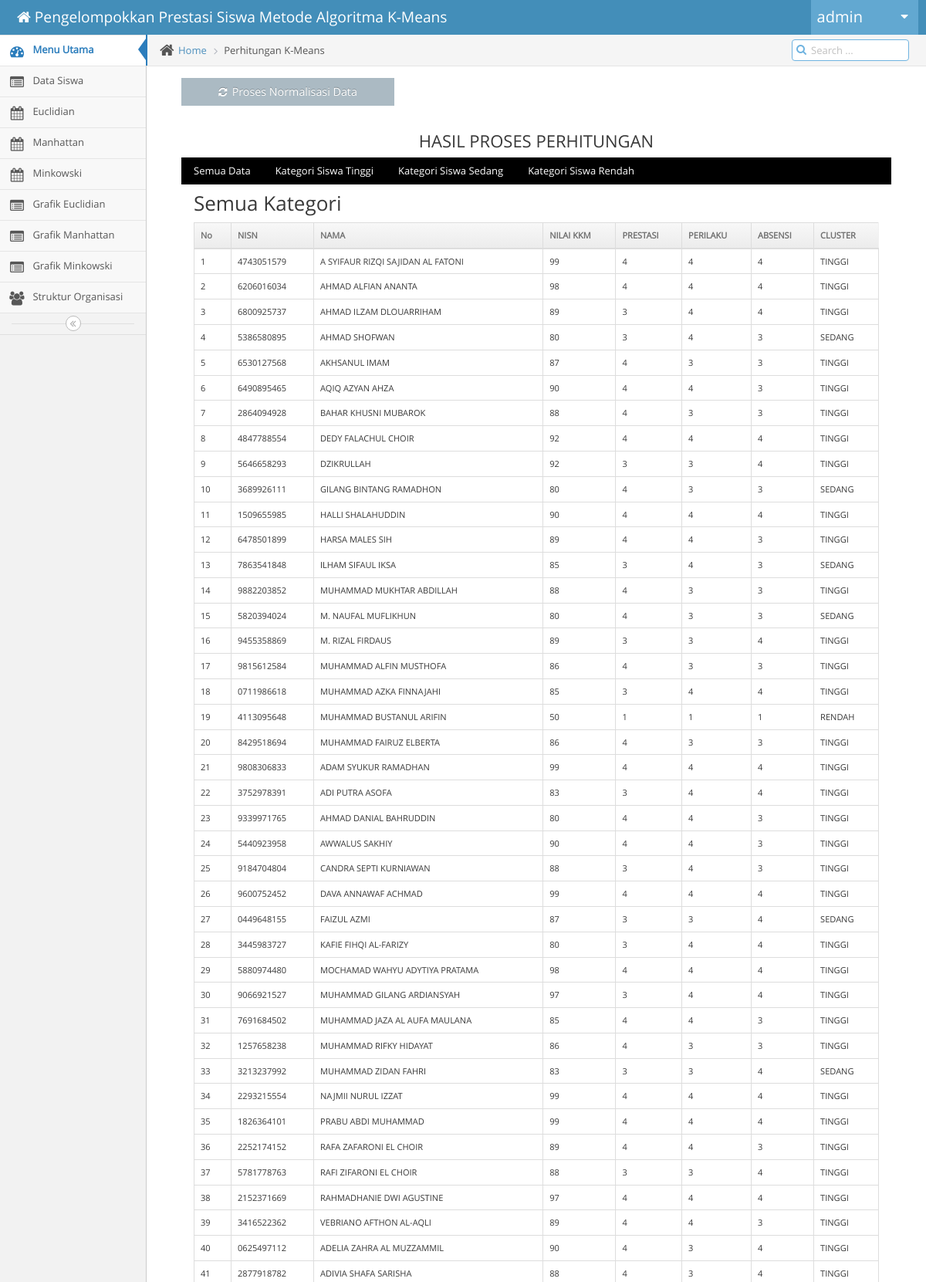
Screenshot of /dashboard.php?hal=perhitungan_minkowski (signed in, upper part) with the database file from the repository.
### tables this page shows
CREATE TABLE `nilai_siswa_minkowski` (
  `ID_NILAI` int(10) NOT NULL AUTO_INCREMENT,
  `ID_ADMIN` int(11) NOT NULL,
  `NISN` varchar(20) NOT NULL,
  `NAMA` varchar(50) NOT NULL,
  `NILAI` float NOT NULL,
  `NILAI_NORMALISASI` varchar(20) NOT NULL,
  `PRESTASI_NONAKADEMIK` float NOT NULL,
  `PRESTASI_NONAKADEMIK_NORMALISASI` varchar(20) NOT NULL,
  `PERILAKU` float NOT NULL,
  `PERILAKU_NORMALISASI` varchar(20) NOT NULL,
  `ABSENSI` float NOT NULL,
  `ABSENSI_NORMALISASI` varchar(20) NOT NULL,
  `CLUSTER` varchar(60) NOT NULL,
  PRIMARY KEY (`ID_NILAI`),
  KEY `ID_ADMIN` (`ID_ADMIN`) USING BTREE,
  CONSTRAINT `nilai_siswa_ibfk_1_copy_copy` FOREIGN KEY (`ID_ADMIN`) REFERENCES `admin` (`id_admin`)
);

### perhitungan_minkowski.php (the view, shortened to what this page needs)
<?php if (@$_GET['action'] === 'hitung_ulang'): ?>
	<?php
		$query_total_data = "SELECT COUNT(*) as 'SIZE' FROM nilai_siswa_minkowski";
		$resultat_total_data = $bdd->query($query_total_data) or die(print_r($bdd->errorInfo()));
		$n_iterasi = 20;
		$n_data = $resultat_total_data->fetch()['SIZE'];
		$n_cluster = 3;
		$old_iterasi = array();
		for ($i=0; $i < $n_iterasi; $i++) {
	?>
			<div class="page-header">
				<h1>
					<small>
						Iterasi ke
						<i class="ace-icon fa fa-angle-double-right"></i>
						<?php echo ($i+1) ?>
					</small>
				</h1>
			</div>
			<div style="margin: 15px 45px;">
	<?php
			$centroid = array();
			if ($i == 0) {
				$query = "SELECT * FROM nilai_siswa_minkowski";
				$resultat = $bdd->query($query) or die(print_r($bdd->errorInfo()));
				$index_centroid = 1;
	?>
				<div class="page-header">
					<small>
						Centroid Awal
					</small>
				</div>
				<table class = "table table-bordered small">
				<tr bgcolor="#578CA9">
				<th>CLUSTER</th>
				<th>NILAI</th>
				<th>PRESTASI</th>
				<th>PERILAKU</th>
				<th>ABSENSI</th>
			</tr>
	<?php
				$cluster_ = 1;
				while ($row = $resultat->fetch()) {
					if ($index_centroid == 35 or $index_centroid == 90 or $index_centroid == 262) {
						array_push($centroid, $row);
	?>
						<tr bgcolor="#e0ebeb">
							<th><?php echo 'CLUSTER '.$cluster_++; ?></th>
							<th><?php echo $row['NILAI_NORMALISASI'] ?></th>
							<th><?php echo $row['PRESTASI_NONAKADEMIK_NORMALISASI'] ?></th>
							<th><?php echo $row['PERILAKU_NORMALISASI'] ?></th>
							<th><?php echo $row['ABSENSI_NORMALISASI'] ?></th>
						</tr>
	<?php
					}
					$index_centroid++;
				}
	?>
				</table>
	<?php
			}else{
	?>
				<div class="page-header">
					<small>
						Centroid Baru
					</small>
				</div>
				<table class = "table table-bordered small">
				<tr bgcolor="#578CA9">
				<th>CLUSTER</th>
				<th>NILAI</th>
				<th>PRESTASI</th>
				<th>PERILAKU</th>
				<th>ABSENSI</th>
			</tr>
	<?php
				for ($j=0; $j < $n_cluster; $j++) {
					$query_centroid = "SELECT AVG(NILAI_NORMALISASI) as 'NILAI_NORMALISASI', AVG(PRESTASI_NONAKADEMIK_NORMALISASI) as 'PRESTASI_NONAKADEMIK_NORMALISASI', AVG(PERILAKU_NORMALISASI) as 'PERILAKU_NORMALISASI', AVG(ABSENSI_NORMALISASI) as 'ABSENSI_NORMALISASI' FROM nilai_siswa_minkowski WHERE CLUSTER = 'CLUSTER-".($j+1)."'";
					$resultat_centroid = $bdd->query($query_centroid) or die(print_r($bdd->errorInfo()));
					while ($row_centroid = $resultat_centroid->fetch()) {
						array_push($centroid, $row_centroid);
						$update_nilai = $row_centroid['NILAI_NORMALISASI'] ?? 0;
						$update_ext = $row_centroid['PRESTASI_NONAKADEMIK_NORMALISASI'] ?? 0;
						$update_perilaku = $row_centroid['PERILAKU_NORMALISASI'] ?? 0;
						$update_absensi = $row_centroid['ABSENSI_NORMALISASI'] ?? 0;
						$query_update = "UPDATE `centroid_minkowski` SET `NILAI`= $update_nilai,`PRESTASI_NONAKADEMIK`= $update_ext, `PERILAKU`= $update_perilaku,`ABSENSI`= $update_absensi WHERE `ID_CENTROID` = $j";
						$bdd->query($query_update) or die(print_r($bdd->errorInfo()));
	?>
						<tr bgcolor="#e0ebeb">
							<th><?php echo 'CLUSTER '.($j+1); ?></th>
							<th><?php echo $row_centroid['NILAI_NORMALISASI'] ?></th>
							<th><?php echo $row_centroid['PRESTASI_NONAKADEMIK_NORMALISASI'] ?></th>
							<th><?php echo $row_centroid['PERILAKU_NORMALISASI'] ?></th>
							<th><?php echo $row_centroid['ABSENSI_NORMALISASI'] ?></th>
						</tr>
	<?php
					}
				}
	?>
			</table>
	<?php
			}
			$query = "SELECT * FROM nilai_siswa_minkowski";
			$resultat = $bdd->query($query) or die(print_r($bdd->errorInfo()));
	?>
			<div class="page-header">
				<small>
					Hasil Cluster
				</small>
			</div>
			<table class = "table table-bordered small datatablesku">
				<thead>
					<tr bgcolor="#578CA9">
						<th>No</th>
						<th>NISN</th>
						<th>NAMA</th>
						<th>NILAI</th>
						<th>PRESTASI</th>
						<th>PERILAKU</th>
						<th>ABSENSI</th>
						<th>CLUSTER 1</th>
						<th>CLUSTER 2</th>
						<th>CLUSTER 3</th>
						<th>CLUSTER</th>
					</tr>
				</thead>
			<tbody>
			<?php
				$no = 1;
				while ($row = $resultat->fetch()) {
					$temp_cluster = array();
					for ($j=0; $j < $n_cluster; $j++) {
						$nilai_normal = pow(abs($row['NILAI_NORMALISASI']-@$centroid[$j]['NILAI_NORMALISASI']),1);
						$nilai_ekstra = pow(abs($row['PRESTASI_NONAKADEMIK_NORMALISASI']-@$centroid[$j]['PRESTASI_NONAKADEMIK_NORMALISASI']),1);
						$nilai_perilaku = pow(abs($row['PERILAKU_NORMALISASI']-@$centroid[$j]['PERILAKU_NORMALISASI']),1);
						$nilai_absen = pow(abs($row['ABSENSI_NORMALISASI']-@$centroid[$j]['ABSENSI_NORMALISASI']),1);
						$nilai_cluster = pow(($nilai_normal + $nilai_ekstra + $nilai_perilaku + $nilai_absen),1);
						$temp_cluster['CLUSTER-'.($j+1)] = $nilai_cluster;
					}
					$my_cluster = array($temp_cluster['CLUSTER-1'], $temp_cluster['CLUSTER-2'], $temp_cluster['CLUSTER-3']);
					sort($my_cluster);
					$cluster = '';
					foreach ($temp_cluster as $key => $value) {
						if ($value == $my_cluster[0]) {
							$cluster = $key;
							break;
						}
					}
		?>
					<tr bgcolor="#e0ebeb">
						<th><?php echo $no++; ?></th>
						<th><?php echo $row['NISN'] ?></th>
						<th><?php echo $row['NAMA'] ?></th>
						<th><?php echo $row['NILAI_NORMALISASI'] ?></th>
						<th><?php echo $row['PRESTASI_NONAKADEMIK_NORMALISASI'] ?></th>
						<th><?php echo $row['PERILAKU_NORMALISASI'] ?></th>
						<th><?php echo $row['ABSENSI_NORMALISASI'] ?></th>
						<th><?php echo $temp_cluster['CLUSTER-1'] ?></th>
						<th><?php echo $temp_cluster['CLUSTER-2'] ?></th>
						<th><?php echo $temp_cluster['CLUSTER-3'] ?></th>
						<th><?php echo $cluster ?></th>
					</tr>
		<?php
					$id_nilai =  $row['ID_NILAI'];
					$query_update = "UPDATE `nilai_siswa_minkowski`  SET `CLUSTER`= '$cluster' WHERE `ID_NILAI` = $id_nilai";
					$bdd->query($query_update) or die(print_r($bdd->errorInfo()));
				}
		?>
			</tbody>
		</table>
	<?php
			if ($i <= 0) {
				for ($k=0; $k < $n_cluster; $k++) {
					$query_old_iterasi = "SELECT `ID_NILAI`, `CLUSTER` FROM `nilai_siswa_minkowski` WHERE `CLUSTER` = 'CLUSTER-".($k+1)."'";
					$resultat_old_iterasi = $bdd->query($query_old_iterasi) or die(print_r($bdd->errorInfo()));
					while ($row = $resultat_old_iterasi->fetch()) {
						$old_iterasi[$row['ID_NILAI']] = $row['CLUSTER'];
					}
				}
			}else{
				$check = true;
				for ($k=0; $k < $n_cluster; $k++) {
					$query_old_iterasi = "SELECT `ID_NILAI`, `CLUSTER` FROM `nilai_siswa_minkowski` WHERE `CLUSTER` = 'CLUSTER-".($k+1)."'";
					$resultat_old_iterasi = $bdd->query($query_old_iterasi) or die(print_r($bdd->errorInfo()));
					while ($row = $resultat_old_iterasi->fetch()) {
						if($old_iterasi[$row['ID_NILAI']] != $row['CLUSTER']){
							$check = false;
							$k = $k + $n_cluster+1;
							break;
						}
					}
				}
				if ($check == true) {
					$i = $n_iterasi+1;
				}else{
					$old_iterasi = array();
					for ($k=0; $k < $n_cluster; $k++) {
					$query_old_iterasi = "SELECT `ID_NILAI`, `CLUSTER` FROM `nilai_siswa_minkowski` WHERE `CLUSTER` = 'CLUSTER-".($k+1)."'";
					$resultat_old_iterasi = $bdd->query($query_old_iterasi) or die(print_r($bdd->errorInfo()));
					while ($row = $resultat_old_iterasi->fetch()) {
						$old_iterasi[$row['ID_NILAI']] = $row['CLUSTER'];
					}
				}
			}
		}
	?>
			</div>
	<?php
		}
	?>
	<div class="page-header">
		<center><large>
					Centroid Terakhir
					</large></center>
				</div>
				<div class="container">
				<table class = "table table-bordered small">
				<tr bgcolor="#578CA9">
				<th>CLUSTER</th>
				<th>NILAI</th>
				<th>PRESTASI</th>
				<th>PERILAKU</th>
				<th>ABSENSI</th>
			</tr>
	<?php
				for ($j=0; $j < $n_cluster; $j++) {
					$query_centroid = "SELECT AVG(NILAI_NORMALISASI) as 'NILAI_NORMALISASI', AVG(PRESTASI_NONAKADEMIK_NORMALISASI) as 'PRESTASI_NONAKADEMIK_NORMALISASI', AVG(PERILAKU_NORMALISASI) as 'PERILAKU_NORMALISASI', AVG(ABSENSI_NORMALISASI) as 'ABSENSI_NORMALISASI' FROM nilai_siswa_minkowski WHERE CLUSTER = 'CLUSTER-".($j+1)."'";
					$resultat_centroid = $bdd->query($query_centroid) or die(print_r($bdd->errorInfo()));
					while ($row_centroid = $resultat_centroid->fetch()) {
						array_push($centroid, $row_centroid);
						$update_nilai = $row_centroid['NILAI_NORMALISASI'];
						$update_ext = $row_centroid['PRESTASI_NONAKADEMIK_NORMALISASI'];
						$update_perilaku = $row_centroid['PERILAKU_NORMALISASI'];
						$update_absensi = $row_centroid['ABSENSI_NORMALISASI'];
						$query_update = "UPDATE `centroid_minkowski` SET `NILAI`= $update_nilai,`PRESTASI_NONAKADEMIK`= $update_ext, `PERILAKU`= $update_perilaku,`ABSENSI`= $update_absensi WHERE `ID_CENTROID` = $j";
						$bdd->query($query_update) or die(print_r($bdd->errorInfo()));
	?>
						<tr bgcolor="#e0ebeb">
							<th><?php echo 'CLUSTER '.($j+1); ?></th>
							<th><?php echo $row_centroid['NILAI_NORMALISASI'] ?></th>
							<th><?php echo $row_centroid['PRESTASI_NONAKADEMIK_NORMALISASI'] ?></th>
							<th><?php echo $row_centroid['PERILAKU_NORMALISASI'] ?></th>
							<th><?php echo $row_centroid['ABSENSI_NORMALISASI'] ?></th>
						</tr>
	<?php
					}
				}
	?>
			</table>
</div>
<?php else: ?>
	<div class="main-content-inner">
		<div class="breadcrumbs ace-save-state" id="breadcrumbs">
			<ul class="breadcrumb">
				<li>
					<i class="ace-icon fa fa-home home-icon"></i>
					<a href="index.html">Home</a>
				</li>
				<li class="active">Perhitungan K-Means</li>
			</ul>
			<div class="nav-search" id="nav-search">
				<form class="form-search">
					<span class="input-icon">
						<input placeholder="Search ..." class="nav-search-input" id="nav-search-input" autocomplete="off" type="text">
						<i class="ace-icon fa fa-search nav-search-icon"></i>
					</span>
				</form>
			</div>
		</div>
		<div style="margin: 15px 45px;">
			<a href="?hal=normalisasi_minkowski&action=normalisasi_data">
				<button style="margin-bottom: 20px;" class="width-30 pull-left btn btn-sm">
					<i class="ace-icon fa fa-refresh"></i>
					<span class="bigger-110">Proses Normalisasi Data</span>
				</button>
			</a>
			<br><br><br>
			<h3><center>HASIL PROSES PERHITUNGAN</center></h3>
			<div class="w3-bar w3-black">
			  <button class="w3-bar-item w3-button" onclick="openCity('Semua')">Semua Data</button>
			  <button class="w3-bar-item w3-button" onclick="openCity('Tinggi')">Kategori Siswa Tinggi</button>
			  <button class="w3-bar-item w3-button" onclick="openCity('Sedang')">Kategori Siswa Sedang</button>
			  <button class="w3-bar-item w3-button" onclick="openCity('Rendah')">Kategori Siswa Rendah</button>
			</div>
			<div id="Semua" class="w3-container city">
			  	<h2>Semua Kategori</h2>
				<table class="table table-bordered small datatablesku">
					<thead>
						<tr bgcolor="#e0ebeb">
							<th>No</th>
							<th>NISN</th>
							<th>NAMA</th>
							<th>NILAI KKM</th>
							<th>PRESTASI</th>
							<th>PERILAKU</th>
							<th>ABSENSI</th>
							<th>CLUSTER</th>
						</tr>
					</thead>
					<tbody>
						<?php
							$query = "SELECT * FROM nilai_siswa_minkowski";
							$resultat = $bdd->query($query) or die(print_r($bdd->errorInfo()));
							$bantu = 1;
							while ($row = $resultat->fetch()) {
								echo "<tr>";
									echo "<td>$bantu</td>";
									echo "<td>".$row['NISN']."</td>";
									echo "<td>".$row['NAMA']."</td>";
									echo "<td>".$row['NILAI']."</td>";
									echo "<td>".$row['PRESTASI_NONAKADEMIK']."</td>";
									echo "<td>".$row['PERILAKU']."</td>";
									echo "<td>".$row['ABSENSI']."</td>";
									echo "<td>";
									if ($row['CLUSTER'] == 'CLUSTER-1') {
										echo "TINGGI";
									}else if ($row['CLUSTER'] == 'CLUSTER-2') {
										echo "SEDANG";
									}else if ($row['CLUSTER'] == 'CLUSTER-3') {
										echo "RENDAH";
									}
									echo "</td>";
									$bantu++;
								echo "</tr>";
							}
						?>
					</tbody>
				</table>
			</div>
		</div>
	</div>
</div>
<?php endif ?>

### assets/css/w3.css (style rules this page uses)
*,*:before,*:after { box-sizing:inherit }
html { -ms-text-size-adjust:100%;-webkit-text-size-adjust:100% }
body { margin:0 }
a { background-color:transparent }
button,input,select,textarea,optgroup { font:inherit;margin:0 }
button,input { overflow:visible }
button,select { text-transform:none }
button,[type=button],[type=reset],[type=submit] { -webkit-appearance:button }
html,body { font-family:Verdana,sans-serif;font-size:15px;line-height:1.5 }
html { overflow-x:hidden }
h2 { font-size:30px }
h3 { font-size:24px }
h1,h2,h3,h4,h5,h6 { font-family:"Segoe UI",Arial,sans-serif;font-weight:400;margin:10px 0 }
a { color:inherit }
.w3-btn,.w3-button { border:none;display:inline-block;padding:8px 16px;vertical-align:middle;overflow:hidden;text-decoration:none;color:inherit;background-color:inherit;text-align:center;cursor:pointer;white-space:nowrap }
.w3-btn,.w3-button { -webkit-touch-callout:none;-webkit-user-select:none;-khtml-user-select:none;-moz-user-select:none;-ms-user-select:none;user-select:none }
.w3-bar { width:100%;overflow:hidden }
.w3-bar .w3-bar-item { padding:8px 16px;float:left;width:auto;border:none;display:block;outline:0 }
.w3-bar .w3-button { white-space:normal }
.w3-container:after,.w3-container:before,.w3-panel:after,.w3-panel:before,.w3-row:after,.w3-row:before,.w3-row-padding:after,.w3-row-padding:before, .w3-cell-row:before,.w3-cell-row:after,.w3-clear:after,.w3-clear:before,.w3-bar:before,.w3-bar:after { content:"";display:table;clear:both }
.w3-container,.w3-panel { padding:0.01em 16px }
.w3-black,.w3-hover-black:hover { color:#fff!important;background-color:#000!important }

### rows the page displays
nilai_siswa_minkowski: NISN "4743051579", NAMA "A SYIFAUR RIZQI SAJIDAN AL FATONI", NILAI "99", PRESTASI_NONAKADEMIK "4", PERILAKU "4", ABSENSI "4", CLUSTER "TINGGI"
nilai_siswa_minkowski: NISN "6206016034", NAMA "AHMAD ALFIAN ANANTA", NILAI "98", PRESTASI_NONAKADEMIK "4", PERILAKU "4", ABSENSI "4", CLUSTER "TINGGI"
nilai_siswa_minkowski: NISN "6800925737", NAMA "AHMAD ILZAM DLOUARRIHAM", NILAI "89", PRESTASI_NONAKADEMIK "3", PERILAKU "4", ABSENSI "4", CLUSTER "TINGGI"
nilai_siswa_minkowski: NISN "5386580895", NAMA "AHMAD SHOFWAN", NILAI "80", PRESTASI_NONAKADEMIK "3", PERILAKU "4", ABSENSI "3", CLUSTER "SEDANG"
nilai_siswa_minkowski: NISN "6530127568", NAMA "AKHSANUL IMAM", NILAI "87", PRESTASI_NONAKADEMIK "4", PERILAKU "3", ABSENSI "3", CLUSTER "TINGGI"
nilai_siswa_minkowski: NISN "6490895465", NAMA "AQIQ AZYAN AHZA", NILAI "90", PRESTASI_NONAKADEMIK "4", PERILAKU "4", ABSENSI "3", CLUSTER "TINGGI"
nilai_siswa_minkowski: NISN "2864094928", NAMA "BAHAR KHUSNI MUBAROK", NILAI "88", PRESTASI_NONAKADEMIK "4", PERILAKU "3", ABSENSI "3", CLUSTER "TINGGI"
nilai_siswa_minkowski: NISN "4847788554", NAMA "DEDY FALACHUL CHOIR", NILAI "92", PRESTASI_NONAKADEMIK "4", PERILAKU "4", ABSENSI "4", CLUSTER "TINGGI"
nilai_siswa_minkowski: NISN "5646658293", NAMA "DZIKRULLAH", NILAI "92", PRESTASI_NONAKADEMIK "3", PERILAKU "3", ABSENSI "4", CLUSTER "TINGGI"
nilai_siswa_minkowski: NISN "3689926111", NAMA "GILANG BINTANG RAMADHON", NILAI "80", PRESTASI_NONAKADEMIK "4", PERILAKU "3", ABSENSI "3", CLUSTER "SEDANG"
nilai_siswa_minkowski: NISN "1509655985", NAMA "HALLI SHALAHUDDIN", NILAI "90", PRESTASI_NONAKADEMIK "4", PERILAKU "4", ABSENSI "4", CLUSTER "TINGGI"
nilai_siswa_minkowski: NISN "6478501899", NAMA "HARSA MALES SIH", NILAI "89", PRESTASI_NONAKADEMIK "4", PERILAKU "4", ABSENSI "3", CLUSTER "TINGGI"
nilai_siswa_minkowski: NISN "7863541848", NAMA "ILHAM SIFAUL IKSA", NILAI "85", PRESTASI_NONAKADEMIK "3", PERILAKU "4", ABSENSI "3", CLUSTER "SEDANG"
nilai_siswa_minkowski: NISN "9882203852", NAMA "MUHAMMAD MUKHTAR ABDILLAH", NILAI "88", PRESTASI_NONAKADEMIK "4", PERILAKU "3", ABSENSI "3", CLUSTER "TINGGI"
nilai_siswa_minkowski: NISN "5820394024", NAMA "M. NAUFAL MUFLIKHUN", NILAI "80", PRESTASI_NONAKADEMIK "4", PERILAKU "3", ABSENSI "3", CLUSTER "SEDANG"
nilai_siswa_minkowski: NISN "9455358869", NAMA "M. RIZAL FIRDAUS", NILAI "89", PRESTASI_NONAKADEMIK "3", PERILAKU "3", ABSENSI "4", CLUSTER "TINGGI"
nilai_siswa_minkowski: NISN "9815612584", NAMA "MUHAMMAD ALFIN MUSTHOFA", NILAI "86", PRESTASI_NONAKADEMIK "4", PERILAKU "3", ABSENSI "3", CLUSTER "TINGGI"
nilai_siswa_minkowski: NISN "0711986618", NAMA "MUHAMMAD AZKA FINNAJAHI", NILAI "85", PRESTASI_NONAKADEMIK "3", PERILAKU "4", ABSENSI "4", CLUSTER "TINGGI"
nilai_siswa_minkowski: NISN "4113095648", NAMA "MUHAMMAD BUSTANUL ARIFIN", NILAI "50", PRESTASI_NONAKADEMIK "1", PERILAKU "1", ABSENSI "1", CLUSTER "RENDAH"
nilai_siswa_minkowski: NISN "8429518694", NAMA "MUHAMMAD FAIRUZ ELBERTA", NILAI "86", PRESTASI_NONAKADEMIK "4", PERILAKU "3", ABSENSI "3", CLUSTER "TINGGI"
nilai_siswa_minkowski: NISN "9808306833", NAMA "ADAM SYUKUR RAMADHAN", NILAI "99", PRESTASI_NONAKADEMIK "4", PERILAKU "4", ABSENSI "4", CLUSTER "TINGGI"
nilai_siswa_minkowski: NISN "3752978391", NAMA "ADI PUTRA ASOFA", NILAI "83", PRESTASI_NONAKADEMIK "3", PERILAKU "4", ABSENSI "4", CLUSTER "TINGGI"
nilai_siswa_minkowski: NISN "9339971765", NAMA "AHMAD DANIAL BAHRUDDIN", NILAI "80", PRESTASI_NONAKADEMIK "4", PERILAKU "4", ABSENSI "3", CLUSTER "TINGGI"
nilai_siswa_minkowski: NISN "5440923958", NAMA "AWWALUS SAKHIY", NILAI "90", PRESTASI_NONAKADEMIK "4", PERILAKU "4", ABSENSI "3", CLUSTER "TINGGI"
nilai_siswa_minkowski: NISN "9184704804", NAMA "CANDRA SEPTI KURNIAWAN", NILAI "88", PRESTASI_NONAKADEMIK "3", PERILAKU "4", ABSENSI "3", CLUSTER "TINGGI"
nilai_siswa_minkowski: NISN "9600752452", NAMA "DAVA ANNAWAF ACHMAD", NILAI "99", PRESTASI_NONAKADEMIK "4", PERILAKU "4", ABSENSI "4", CLUSTER "TINGGI"
nilai_siswa_minkowski: NISN "0449648155", NAMA "FAIZUL AZMI", NILAI "87", PRESTASI_NONAKADEMIK "3", PERILAKU "3", ABSENSI "4", CLUSTER "SEDANG"
nilai_siswa_minkowski: NISN "3445983727", NAMA "KAFIE FIHQI AL-FARIZY", NILAI "80", PRESTASI_NONAKADEMIK "3", PERILAKU "4", ABSENSI "4", CLUSTER "TINGGI"
nilai_siswa_minkowski: NISN "5880974480", NAMA "MOCHAMAD WAHYU ADYTIYA PRATAMA", NILAI "98", PRESTASI_NONAKADEMIK "4", PERILAKU "4", ABSENSI "4", CLUSTER "TINGGI"
nilai_siswa_minkowski: NISN "9066921527", NAMA "MUHAMMAD GILANG ARDIANSYAH", NILAI "97", PRESTASI_NONAKADEMIK "3", PERILAKU "4", ABSENSI "4", CLUSTER "TINGGI"
nilai_siswa_minkowski: NISN "7691684502", NAMA "MUHAMMAD JAZA AL AUFA MAULANA", NILAI "85", PRESTASI_NONAKADEMIK "4", PERILAKU "4", ABSENSI "3", CLUSTER "TINGGI"
nilai_siswa_minkowski: NISN "1257658238", NAMA "MUHAMMAD RIFKY HIDAYAT", NILAI "86", PRESTASI_NONAKADEMIK "4", PERILAKU "3", ABSENSI "3", CLUSTER "TINGGI"
nilai_siswa_minkowski: NISN "3213237992", NAMA "MUHAMMAD ZIDAN FAHRI", NILAI "83", PRESTASI_NONAKADEMIK "3", PERILAKU "3", ABSENSI "4", CLUSTER "SEDANG"
nilai_siswa_minkowski: NISN "2293215554", NAMA "NAJMII NURUL IZZAT", NILAI "99", PRESTASI_NONAKADEMIK "4", PERILAKU "4", ABSENSI "4", CLUSTER "TINGGI"
nilai_siswa_minkowski: NISN "1826364101", NAMA "PRABU ABDI MUHAMMAD", NILAI "99", PRESTASI_NONAKADEMIK "4", PERILAKU "4", ABSENSI "4", CLUSTER "TINGGI"
nilai_siswa_minkowski: NISN "2252174152", NAMA "RAFA ZAFARONI EL CHOIR", NILAI "89", PRESTASI_NONAKADEMIK "4", PERILAKU "4", ABSENSI "3", CLUSTER "TINGGI"
nilai_siswa_minkowski: NISN "5781778763", NAMA "RAFI ZIFARONI EL CHOIR", NILAI "88", PRESTASI_NONAKADEMIK "3", PERILAKU "3", ABSENSI "4", CLUSTER "TINGGI"
nilai_siswa_minkowski: NISN "2152371669", NAMA "RAHMADHANIE DWI AGUSTINE", NILAI "97", PRESTASI_NONAKADEMIK "4", PERILAKU "4", ABSENSI "4", CLUSTER "TINGGI"
nilai_siswa_minkowski: NISN "3416522362", NAMA "VEBRIANO AFTHON AL-AQLI", NILAI "89", PRESTASI_NONAKADEMIK "4", PERILAKU "4", ABSENSI "3", CLUSTER "TINGGI"
nilai_siswa_minkowski: NISN "0625497112", NAMA "ADELIA ZAHRA AL MUZZAMMIL", NILAI "90", PRESTASI_NONAKADEMIK "4", PERILAKU "3", ABSENSI "4", CLUSTER "TINGGI"
nilai_siswa_minkowski: NISN "2877918782", NAMA "ADIVIA SHAFA SARISHA", NILAI "88", PRESTASI_NONAKADEMIK "4", PERILAKU "3", ABSENSI "4", CLUSTER "TINGGI"

### other values shown
$nama_admin "admin"
